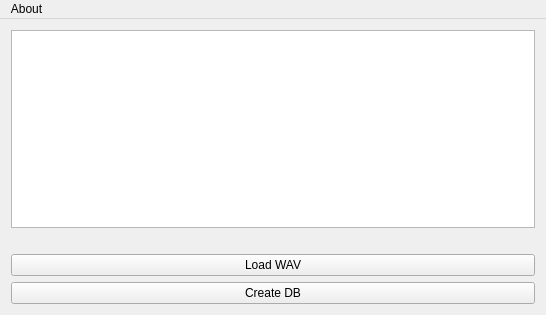
<?xml version="1.0" encoding="UTF-8"?>
<ui version="4.0">
 <class>MainWindow</class>
 <widget class="QMainWindow" name="MainWindow">
  <property name="geometry">
   <rect>
    <x>0</x>
    <y>0</y>
    <width>546</width>
    <height>315</height>
   </rect>
  </property>
  <property name="windowTitle">
   <string>SpeechDB 1.0</string>
  </property>
  <widget class="QWidget" name="centralWidget">
   <layout class="QVBoxLayout" name="verticalLayout">
    <item>
     <widget class="QTextEdit" name="textEdit">
      <property name="inputMethodHints">
       <set>Qt::ImhNone</set>
      </property>
     </widget>
    </item>
    <item>
     <spacer name="horizontalSpacer_3">
      <property name="orientation">
       <enum>Qt::Horizontal</enum>
      </property>
      <property name="sizeHint" stdset="0">
       <size>
        <width>525</width>
        <height>20</height>
       </size>
      </property>
     </spacer>
    </item>
    <item>
     <widget class="QPushButton" name="pushButton_2">
      <property name="toolTip">
       <string>Click here and load the .WAV Recording</string>
      </property>
      <property name="text">
       <string>Load WAV</string>
      </property>
     </widget>
    </item>
    <item>
     <widget class="QPushButton" name="pushButton">
      <property name="toolTip">
       <string>Convert the wav file and save text in database</string>
      </property>
      <property name="text">
       <string>Create DB</string>
      </property>
     </widget>
    </item>
   </layout>
  </widget>
  <widget class="QMenuBar" name="menuBar">
   <property name="geometry">
    <rect>
     <x>0</x>
     <y>0</y>
     <width>546</width>
     <height>22</height>
    </rect>
   </property>
   <widget class="QMenu" name="menuAbout">
    <property name="title">
     <string>About</string>
    </property>
    <addaction name="actionAbout_SpeechDB"/>
    <addaction name="separator"/>
   </widget>
   <addaction name="menuAbout"/>
  </widget>
  <action name="actionAbout_SpeechDB">
   <property name="checkable">
    <bool>false</bool>
   </property>
   <property name="text">
    <string>About SpeechDB</string>
   </property>
  </action>
 </widget>
 <layoutdefault spacing="6" margin="11"/>
 <resources/>
 <connections/>
</ui>
